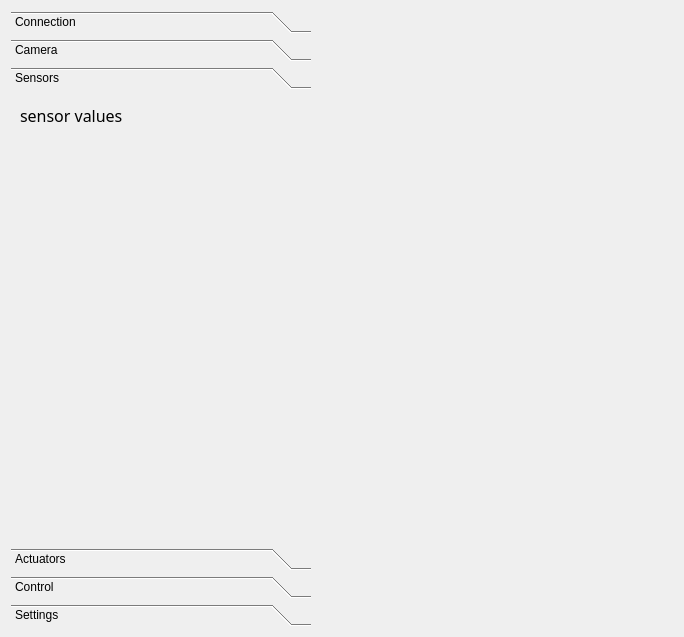
<?xml version="1.0" encoding="UTF-8"?>
<ui version="4.0">
 <class>ClientWindow</class>
 <widget class="QWidget" name="ClientWindow">
  <property name="geometry">
   <rect>
    <x>0</x>
    <y>0</y>
    <width>684</width>
    <height>637</height>
   </rect>
  </property>
  <property name="windowTitle">
   <string>OctoMY™ - Hub Client</string>
  </property>
  <layout class="QGridLayout" name="gridLayout_2">
   <item row="0" column="0">
    <widget class="QToolBox" name="toolBox">
     <property name="sizePolicy">
      <sizepolicy hsizetype="Minimum" vsizetype="Minimum">
       <horstretch>0</horstretch>
       <verstretch>0</verstretch>
      </sizepolicy>
     </property>
     <property name="maximumSize">
      <size>
       <width>300</width>
       <height>16777215</height>
      </size>
     </property>
     <property name="currentIndex">
      <number>2</number>
     </property>
     <widget class="QWidget" name="pageConnection">
      <property name="geometry">
       <rect>
        <x>0</x>
        <y>0</y>
        <width>139</width>
        <height>41</height>
       </rect>
      </property>
      <attribute name="icon">
       <iconset>
        <normalon>:/icons/connection.svg</normalon>
       </iconset>
      </attribute>
      <attribute name="label">
       <string>Connection</string>
      </attribute>
      <layout class="QVBoxLayout" name="verticalLayout_6">
       <item>
        <widget class="QLabel" name="labelConnectionStatus">
         <property name="text">
          <string>connection status</string>
         </property>
        </widget>
       </item>
       <item>
        <spacer name="verticalSpacer_4">
         <property name="orientation">
          <enum>Qt::Vertical</enum>
         </property>
         <property name="sizeHint" stdset="0">
          <size>
           <width>20</width>
           <height>528</height>
          </size>
         </property>
        </spacer>
       </item>
      </layout>
     </widget>
     <widget class="QWidget" name="pageCamera">
      <property name="geometry">
       <rect>
        <x>0</x>
        <y>0</y>
        <width>244</width>
        <height>231</height>
       </rect>
      </property>
      <attribute name="icon">
       <iconset>
        <normalon>:/icons/eye.svg</normalon>
       </iconset>
      </attribute>
      <attribute name="label">
       <string>Camera</string>
      </attribute>
      <layout class="QVBoxLayout" name="verticalLayout_2">
       <item>
        <layout class="QHBoxLayout" name="horizontalLayout_2">
         <item>
          <widget class="QLabel" name="label_6">
           <property name="text">
            <string>Enabled:</string>
           </property>
          </widget>
         </item>
         <item>
          <widget class="TryToggle" name="widgetTryToggleCamera" native="true">
           <property name="sizePolicy">
            <sizepolicy hsizetype="Minimum" vsizetype="Minimum">
             <horstretch>0</horstretch>
             <verstretch>0</verstretch>
            </sizepolicy>
           </property>
           <property name="minimumSize">
            <size>
             <width>30</width>
             <height>0</height>
            </size>
           </property>
          </widget>
         </item>
        </layout>
       </item>
       <item>
        <layout class="QHBoxLayout" name="horizontalLayout_6">
         <item>
          <widget class="QLabel" name="label_5">
           <property name="sizePolicy">
            <sizepolicy hsizetype="Minimum" vsizetype="Minimum">
             <horstretch>0</horstretch>
             <verstretch>0</verstretch>
            </sizepolicy>
           </property>
           <property name="text">
            <string>Resolution:</string>
           </property>
           <property name="alignment">
            <set>Qt::AlignRight|Qt::AlignTrailing|Qt::AlignVCenter</set>
           </property>
          </widget>
         </item>
         <item>
          <widget class="QComboBox" name="comboBoxCameraResolutions">
           <property name="sizePolicy">
            <sizepolicy hsizetype="Expanding" vsizetype="Minimum">
             <horstretch>0</horstretch>
             <verstretch>0</verstretch>
            </sizepolicy>
           </property>
          </widget>
         </item>
        </layout>
       </item>
       <item>
        <layout class="QHBoxLayout" name="horizontalLayout_27">
         <item>
          <widget class="QLabel" name="label_3">
           <property name="sizePolicy">
            <sizepolicy hsizetype="Minimum" vsizetype="Minimum">
             <horstretch>0</horstretch>
             <verstretch>0</verstretch>
            </sizepolicy>
           </property>
           <property name="text">
            <string>Quality:</string>
           </property>
           <property name="alignment">
            <set>Qt::AlignRight|Qt::AlignTrailing|Qt::AlignVCenter</set>
           </property>
          </widget>
         </item>
         <item>
          <widget class="QSlider" name="img_compression_Slider">
           <property name="sizePolicy">
            <sizepolicy hsizetype="Expanding" vsizetype="Minimum">
             <horstretch>0</horstretch>
             <verstretch>0</verstretch>
            </sizepolicy>
           </property>
           <property name="mouseTracking">
            <bool>false</bool>
           </property>
           <property name="maximum">
            <number>100</number>
           </property>
           <property name="singleStep">
            <number>10</number>
           </property>
           <property name="pageStep">
            <number>10</number>
           </property>
           <property name="value">
            <number>75</number>
           </property>
           <property name="sliderPosition">
            <number>75</number>
           </property>
           <property name="tracking">
            <bool>true</bool>
           </property>
           <property name="orientation">
            <enum>Qt::Horizontal</enum>
           </property>
           <property name="invertedAppearance">
            <bool>false</bool>
           </property>
           <property name="tickPosition">
            <enum>QSlider::TicksBelow</enum>
           </property>
           <property name="tickInterval">
            <number>10</number>
           </property>
          </widget>
         </item>
         <item>
          <widget class="QLabel" name="compr_rate_label">
           <property name="sizePolicy">
            <sizepolicy hsizetype="Minimum" vsizetype="Minimum">
             <horstretch>0</horstretch>
             <verstretch>0</verstretch>
            </sizepolicy>
           </property>
           <property name="maximumSize">
            <size>
             <width>30</width>
             <height>16777215</height>
            </size>
           </property>
           <property name="text">
            <string>75</string>
           </property>
          </widget>
         </item>
        </layout>
       </item>
       <item>
        <layout class="QHBoxLayout" name="horizontalLayout_11">
         <item>
          <widget class="QLabel" name="label_10">
           <property name="sizePolicy">
            <sizepolicy hsizetype="Minimum" vsizetype="Minimum">
             <horstretch>0</horstretch>
             <verstretch>0</verstretch>
            </sizepolicy>
           </property>
           <property name="frameShape">
            <enum>QFrame::NoFrame</enum>
           </property>
           <property name="frameShadow">
            <enum>QFrame::Plain</enum>
           </property>
           <property name="text">
            <string>FPS:</string>
           </property>
          </widget>
         </item>
         <item>
          <widget class="QLabel" name="fps_label">
           <property name="sizePolicy">
            <sizepolicy hsizetype="Expanding" vsizetype="Minimum">
             <horstretch>0</horstretch>
             <verstretch>0</verstretch>
            </sizepolicy>
           </property>
           <property name="text">
            <string>0</string>
           </property>
           <property name="alignment">
            <set>Qt::AlignCenter</set>
           </property>
          </widget>
         </item>
         <item>
          <widget class="QLabel" name="label_9">
           <property name="sizePolicy">
            <sizepolicy hsizetype="Minimum" vsizetype="Minimum">
             <horstretch>0</horstretch>
             <verstretch>0</verstretch>
            </sizepolicy>
           </property>
           <property name="text">
            <string>Bytes:</string>
           </property>
          </widget>
         </item>
         <item>
          <widget class="QLabel" name="size_image_label">
           <property name="sizePolicy">
            <sizepolicy hsizetype="Expanding" vsizetype="Minimum">
             <horstretch>0</horstretch>
             <verstretch>0</verstretch>
            </sizepolicy>
           </property>
           <property name="text">
            <string>0</string>
           </property>
           <property name="alignment">
            <set>Qt::AlignCenter</set>
           </property>
          </widget>
         </item>
         <item>
          <widget class="QCheckBox" name="checkBoxSave">
           <property name="text">
            <string>Save</string>
           </property>
          </widget>
         </item>
        </layout>
       </item>
       <item>
        <layout class="QHBoxLayout" name="horizontalLayout_28">
         <item>
          <widget class="QCheckBox" name="ima_resize_checkBox">
           <property name="sizePolicy">
            <sizepolicy hsizetype="Minimum" vsizetype="Minimum">
             <horstretch>0</horstretch>
             <verstretch>0</verstretch>
            </sizepolicy>
           </property>
           <property name="text">
            <string>Resize to</string>
           </property>
           <property name="checked">
            <bool>false</bool>
           </property>
          </widget>
         </item>
         <item>
          <widget class="QLineEdit" name="ima_width_lineEdit">
           <property name="enabled">
            <bool>true</bool>
           </property>
           <property name="sizePolicy">
            <sizepolicy hsizetype="Minimum" vsizetype="Minimum">
             <horstretch>0</horstretch>
             <verstretch>0</verstretch>
            </sizepolicy>
           </property>
           <property name="maximumSize">
            <size>
             <width>50</width>
             <height>16777215</height>
            </size>
           </property>
           <property name="text">
            <string>80</string>
           </property>
           <property name="maxLength">
            <number>6</number>
           </property>
          </widget>
         </item>
         <item>
          <widget class="QLabel" name="ima_height_label">
           <property name="sizePolicy">
            <sizepolicy hsizetype="Minimum" vsizetype="Minimum">
             <horstretch>0</horstretch>
             <verstretch>0</verstretch>
            </sizepolicy>
           </property>
           <property name="text">
            <string>x</string>
           </property>
          </widget>
         </item>
         <item>
          <widget class="QLineEdit" name="ima_height_lineEdit">
           <property name="enabled">
            <bool>true</bool>
           </property>
           <property name="sizePolicy">
            <sizepolicy hsizetype="Minimum" vsizetype="Minimum">
             <horstretch>0</horstretch>
             <verstretch>0</verstretch>
            </sizepolicy>
           </property>
           <property name="maximumSize">
            <size>
             <width>50</width>
             <height>16777215</height>
            </size>
           </property>
           <property name="text">
            <string>64</string>
           </property>
           <property name="maxLength">
            <number>6</number>
           </property>
          </widget>
         </item>
         <item>
          <spacer name="horizontalSpacer_2">
           <property name="orientation">
            <enum>Qt::Horizontal</enum>
           </property>
           <property name="sizeHint" stdset="0">
            <size>
             <width>40</width>
             <height>20</height>
            </size>
           </property>
          </spacer>
         </item>
        </layout>
       </item>
       <item>
        <layout class="QHBoxLayout" name="horizontalLayout_22">
         <item>
          <widget class="QRadioButton" name="ima_color_radioButton">
           <property name="sizePolicy">
            <sizepolicy hsizetype="Minimum" vsizetype="Minimum">
             <horstretch>0</horstretch>
             <verstretch>0</verstretch>
            </sizepolicy>
           </property>
           <property name="text">
            <string>RGB</string>
           </property>
           <property name="checked">
            <bool>true</bool>
           </property>
          </widget>
         </item>
         <item>
          <widget class="QRadioButton" name="ima_gray_radioButton">
           <property name="sizePolicy">
            <sizepolicy hsizetype="Minimum" vsizetype="Minimum">
             <horstretch>0</horstretch>
             <verstretch>0</verstretch>
            </sizepolicy>
           </property>
           <property name="text">
            <string>Grayscale</string>
           </property>
          </widget>
         </item>
        </layout>
       </item>
       <item>
        <widget class="TryToggle" name="widgetTryToggleSnapshot" native="true">
         <property name="sizePolicy">
          <sizepolicy hsizetype="Minimum" vsizetype="Minimum">
           <horstretch>0</horstretch>
           <verstretch>0</verstretch>
          </sizepolicy>
         </property>
         <property name="minimumSize">
          <size>
           <width>30</width>
           <height>0</height>
          </size>
         </property>
        </widget>
       </item>
       <item>
        <spacer name="verticalSpacer_3">
         <property name="orientation">
          <enum>Qt::Vertical</enum>
         </property>
         <property name="sizeHint" stdset="0">
          <size>
           <width>20</width>
           <height>40</height>
          </size>
         </property>
        </spacer>
       </item>
      </layout>
     </widget>
     <widget class="QWidget" name="pageSensors">
      <property name="geometry">
       <rect>
        <x>0</x>
        <y>0</y>
        <width>300</width>
        <height>433</height>
       </rect>
      </property>
      <attribute name="icon">
       <iconset>
        <normalon>:/icons/sensor.svg</normalon>
       </iconset>
      </attribute>
      <attribute name="label">
       <string>Sensors</string>
      </attribute>
      <layout class="QVBoxLayout" name="verticalLayout_3">
       <item>
        <widget class="QLabel" name="labelSensors">
         <property name="sizePolicy">
          <sizepolicy hsizetype="Expanding" vsizetype="Expanding">
           <horstretch>0</horstretch>
           <verstretch>0</verstretch>
          </sizepolicy>
         </property>
         <property name="minimumSize">
          <size>
           <width>0</width>
           <height>0</height>
          </size>
         </property>
         <property name="font">
          <font>
           <family>Optima</family>
           <pointsize>12</pointsize>
           <weight>50</weight>
           <bold>false</bold>
          </font>
         </property>
         <property name="text">
          <string>sensor values</string>
         </property>
         <property name="alignment">
          <set>Qt::AlignLeading|Qt::AlignLeft|Qt::AlignTop</set>
         </property>
        </widget>
       </item>
      </layout>
     </widget>
     <widget class="QWidget" name="pageIOIO">
      <property name="geometry">
       <rect>
        <x>0</x>
        <y>0</y>
        <width>232</width>
        <height>67</height>
       </rect>
      </property>
      <attribute name="icon">
       <iconset>
        <normalon>:/icons/servo.svg</normalon>
       </iconset>
      </attribute>
      <attribute name="label">
       <string>Actuators</string>
      </attribute>
      <layout class="QVBoxLayout" name="verticalLayout">
       <item>
        <layout class="QHBoxLayout" name="horizontalLayout_20">
         <item>
          <widget class="QRadioButton" name="rc_radioButton">
           <property name="text">
            <string>RC </string>
           </property>
          </widget>
         </item>
         <item>
          <widget class="QRadioButton" name="explore_radioButton">
           <property name="minimumSize">
            <size>
             <width>60</width>
             <height>0</height>
            </size>
           </property>
           <property name="text">
            <string>Explore</string>
           </property>
          </widget>
         </item>
         <item>
          <widget class="QCheckBox" name="ioio_inv_checkBox">
           <property name="sizePolicy">
            <sizepolicy hsizetype="Minimum" vsizetype="Minimum">
             <horstretch>0</horstretch>
             <verstretch>0</verstretch>
            </sizepolicy>
           </property>
           <property name="text">
            <string>Inverted</string>
           </property>
           <property name="checked">
            <bool>true</bool>
           </property>
          </widget>
         </item>
        </layout>
       </item>
       <item>
        <widget class="QLabel" name="ioio_values_label">
         <property name="sizePolicy">
          <sizepolicy hsizetype="Expanding" vsizetype="Expanding">
           <horstretch>0</horstretch>
           <verstretch>0</verstretch>
          </sizepolicy>
         </property>
         <property name="minimumSize">
          <size>
           <width>0</width>
           <height>0</height>
          </size>
         </property>
         <property name="maximumSize">
          <size>
           <width>1000</width>
           <height>1000</height>
          </size>
         </property>
         <property name="font">
          <font>
           <family>Optima</family>
           <pointsize>12</pointsize>
          </font>
         </property>
         <property name="text">
          <string>ioio values</string>
         </property>
         <property name="alignment">
          <set>Qt::AlignLeading|Qt::AlignLeft|Qt::AlignTop</set>
         </property>
        </widget>
       </item>
      </layout>
     </widget>
     <widget class="QWidget" name="pageControl">
      <property name="geometry">
       <rect>
        <x>0</x>
        <y>0</y>
        <width>224</width>
        <height>352</height>
       </rect>
      </property>
      <attribute name="icon">
       <iconset>
        <normalon>:/icons/arrow_right.svg</normalon>
       </iconset>
      </attribute>
      <attribute name="label">
       <string>Control</string>
      </attribute>
      <layout class="QVBoxLayout" name="verticalLayout_4">
       <item>
        <widget class="QLabel" name="ioio_label_2">
         <property name="sizePolicy">
          <sizepolicy hsizetype="Minimum" vsizetype="Minimum">
           <horstretch>0</horstretch>
           <verstretch>0</verstretch>
          </sizepolicy>
         </property>
         <property name="font">
          <font>
           <pointsize>12</pointsize>
          </font>
         </property>
         <property name="text">
          <string>Commands</string>
         </property>
         <property name="alignment">
          <set>Qt::AlignCenter</set>
         </property>
        </widget>
       </item>
       <item>
        <layout class="QGridLayout" name="gridLayout">
         <item row="0" column="2">
          <widget class="QLabel" name="up_label">
           <property name="sizePolicy">
            <sizepolicy hsizetype="Minimum" vsizetype="Minimum">
             <horstretch>0</horstretch>
             <verstretch>0</verstretch>
            </sizepolicy>
           </property>
           <property name="layoutDirection">
            <enum>Qt::LeftToRight</enum>
           </property>
           <property name="text">
            <string>FORWARD</string>
           </property>
           <property name="alignment">
            <set>Qt::AlignCenter</set>
           </property>
          </widget>
         </item>
         <item row="1" column="1">
          <widget class="QLabel" name="left_label">
           <property name="sizePolicy">
            <sizepolicy hsizetype="Minimum" vsizetype="Minimum">
             <horstretch>0</horstretch>
             <verstretch>0</verstretch>
            </sizepolicy>
           </property>
           <property name="layoutDirection">
            <enum>Qt::LeftToRight</enum>
           </property>
           <property name="text">
            <string>LEFT</string>
           </property>
           <property name="alignment">
            <set>Qt::AlignCenter</set>
           </property>
          </widget>
         </item>
         <item row="3" column="1" colspan="3">
          <widget class="QProgressBar" name="servo_progressBar">
           <property name="sizePolicy">
            <sizepolicy hsizetype="Minimum" vsizetype="Minimum">
             <horstretch>0</horstretch>
             <verstretch>0</verstretch>
            </sizepolicy>
           </property>
           <property name="minimum">
            <number>1000</number>
           </property>
           <property name="maximum">
            <number>2000</number>
           </property>
           <property name="value">
            <number>1500</number>
           </property>
           <property name="textVisible">
            <bool>false</bool>
           </property>
          </widget>
         </item>
         <item row="0" column="0" rowspan="4">
          <widget class="QProgressBar" name="motor_progressBar">
           <property name="sizePolicy">
            <sizepolicy hsizetype="Minimum" vsizetype="Minimum">
             <horstretch>0</horstretch>
             <verstretch>0</verstretch>
            </sizepolicy>
           </property>
           <property name="minimum">
            <number>1000</number>
           </property>
           <property name="maximum">
            <number>2000</number>
           </property>
           <property name="value">
            <number>1500</number>
           </property>
           <property name="orientation">
            <enum>Qt::Vertical</enum>
           </property>
          </widget>
         </item>
         <item row="2" column="2">
          <widget class="QLabel" name="down_label">
           <property name="sizePolicy">
            <sizepolicy hsizetype="Minimum" vsizetype="Minimum">
             <horstretch>0</horstretch>
             <verstretch>0</verstretch>
            </sizepolicy>
           </property>
           <property name="layoutDirection">
            <enum>Qt::LeftToRight</enum>
           </property>
           <property name="text">
            <string>BACKWARD</string>
           </property>
           <property name="alignment">
            <set>Qt::AlignCenter</set>
           </property>
          </widget>
         </item>
         <item row="1" column="3">
          <widget class="QLabel" name="right_label">
           <property name="sizePolicy">
            <sizepolicy hsizetype="Minimum" vsizetype="Minimum">
             <horstretch>0</horstretch>
             <verstretch>0</verstretch>
            </sizepolicy>
           </property>
           <property name="layoutDirection">
            <enum>Qt::LeftToRight</enum>
           </property>
           <property name="text">
            <string>RIGHT</string>
           </property>
           <property name="alignment">
            <set>Qt::AlignCenter</set>
           </property>
          </widget>
         </item>
        </layout>
       </item>
       <item>
        <widget class="CompasWidget" name="widgetCompas" native="true">
         <property name="minimumSize">
          <size>
           <width>0</width>
           <height>200</height>
          </size>
         </property>
        </widget>
       </item>
       <item>
        <spacer name="verticalSpacer">
         <property name="orientation">
          <enum>Qt::Vertical</enum>
         </property>
         <property name="sizeHint" stdset="0">
          <size>
           <width>20</width>
           <height>249</height>
          </size>
         </property>
        </spacer>
       </item>
      </layout>
     </widget>
     <widget class="QWidget" name="pageSettings">
      <property name="geometry">
       <rect>
        <x>0</x>
        <y>0</y>
        <width>184</width>
        <height>177</height>
       </rect>
      </property>
      <attribute name="icon">
       <iconset>
        <normalon>:/icons/settings.svg</normalon>
       </iconset>
      </attribute>
      <attribute name="label">
       <string>Settings</string>
      </attribute>
      <layout class="QVBoxLayout" name="verticalLayout_5">
       <item>
        <layout class="QGridLayout" name="gridLayout_3">
         <item row="3" column="1">
          <widget class="QLineEdit" name="step_motor_lineEdit">
           <property name="sizePolicy">
            <sizepolicy hsizetype="Expanding" vsizetype="Minimum">
             <horstretch>0</horstretch>
             <verstretch>0</verstretch>
            </sizepolicy>
           </property>
           <property name="maximumSize">
            <size>
             <width>50</width>
             <height>16777215</height>
            </size>
           </property>
           <property name="text">
            <string>50</string>
           </property>
          </widget>
         </item>
         <item row="1" column="0">
          <widget class="QLabel" name="label_17">
           <property name="sizePolicy">
            <sizepolicy hsizetype="Minimum" vsizetype="Minimum">
             <horstretch>0</horstretch>
             <verstretch>0</verstretch>
            </sizepolicy>
           </property>
           <property name="text">
            <string>Min</string>
           </property>
           <property name="alignment">
            <set>Qt::AlignRight|Qt::AlignTrailing|Qt::AlignVCenter</set>
           </property>
          </widget>
         </item>
         <item row="2" column="0">
          <widget class="QLabel" name="label_23">
           <property name="sizePolicy">
            <sizepolicy hsizetype="Minimum" vsizetype="Minimum">
             <horstretch>0</horstretch>
             <verstretch>0</verstretch>
            </sizepolicy>
           </property>
           <property name="text">
            <string>Max</string>
           </property>
           <property name="alignment">
            <set>Qt::AlignRight|Qt::AlignTrailing|Qt::AlignVCenter</set>
           </property>
          </widget>
         </item>
         <item row="4" column="0">
          <widget class="QLabel" name="label_28">
           <property name="sizePolicy">
            <sizepolicy hsizetype="Minimum" vsizetype="Minimum">
             <horstretch>0</horstretch>
             <verstretch>0</verstretch>
            </sizepolicy>
           </property>
           <property name="text">
            <string>Default</string>
           </property>
           <property name="alignment">
            <set>Qt::AlignRight|Qt::AlignTrailing|Qt::AlignVCenter</set>
           </property>
          </widget>
         </item>
         <item row="2" column="1">
          <widget class="QLineEdit" name="motor_max_lineEdit">
           <property name="sizePolicy">
            <sizepolicy hsizetype="Expanding" vsizetype="Minimum">
             <horstretch>0</horstretch>
             <verstretch>0</verstretch>
            </sizepolicy>
           </property>
           <property name="maximumSize">
            <size>
             <width>50</width>
             <height>16777215</height>
            </size>
           </property>
           <property name="text">
            <string>1600</string>
           </property>
          </widget>
         </item>
         <item row="1" column="1">
          <widget class="QLineEdit" name="motor_min_lineEdit">
           <property name="sizePolicy">
            <sizepolicy hsizetype="Expanding" vsizetype="Minimum">
             <horstretch>0</horstretch>
             <verstretch>0</verstretch>
            </sizepolicy>
           </property>
           <property name="maximumSize">
            <size>
             <width>50</width>
             <height>16777215</height>
            </size>
           </property>
           <property name="text">
            <string>1300</string>
           </property>
          </widget>
         </item>
         <item row="3" column="0">
          <widget class="QLabel" name="label_30">
           <property name="sizePolicy">
            <sizepolicy hsizetype="Minimum" vsizetype="Minimum">
             <horstretch>0</horstretch>
             <verstretch>0</verstretch>
            </sizepolicy>
           </property>
           <property name="text">
            <string>Step</string>
           </property>
           <property name="alignment">
            <set>Qt::AlignRight|Qt::AlignTrailing|Qt::AlignVCenter</set>
           </property>
          </widget>
         </item>
         <item row="1" column="2">
          <widget class="QLineEdit" name="servo_min_lineEdit">
           <property name="sizePolicy">
            <sizepolicy hsizetype="Expanding" vsizetype="Minimum">
             <horstretch>0</horstretch>
             <verstretch>0</verstretch>
            </sizepolicy>
           </property>
           <property name="maximumSize">
            <size>
             <width>50</width>
             <height>16777215</height>
            </size>
           </property>
           <property name="text">
            <string>1000</string>
           </property>
          </widget>
         </item>
         <item row="0" column="2">
          <widget class="QLabel" name="label_16">
           <property name="font">
            <font>
             <pointsize>12</pointsize>
            </font>
           </property>
           <property name="text">
            <string>Servo</string>
           </property>
           <property name="alignment">
            <set>Qt::AlignCenter</set>
           </property>
          </widget>
         </item>
         <item row="4" column="1">
          <widget class="QLineEdit" name="default_motor_lineEdit">
           <property name="sizePolicy">
            <sizepolicy hsizetype="Expanding" vsizetype="Minimum">
             <horstretch>0</horstretch>
             <verstretch>0</verstretch>
            </sizepolicy>
           </property>
           <property name="maximumSize">
            <size>
             <width>50</width>
             <height>16777215</height>
            </size>
           </property>
           <property name="text">
            <string>1500</string>
           </property>
          </widget>
         </item>
         <item row="2" column="2">
          <widget class="QLineEdit" name="servo_max_lineEdit">
           <property name="sizePolicy">
            <sizepolicy hsizetype="Expanding" vsizetype="Minimum">
             <horstretch>0</horstretch>
             <verstretch>0</verstretch>
            </sizepolicy>
           </property>
           <property name="maximumSize">
            <size>
             <width>50</width>
             <height>16777215</height>
            </size>
           </property>
           <property name="text">
            <string>2000</string>
           </property>
          </widget>
         </item>
         <item row="3" column="2">
          <widget class="QLineEdit" name="step_servo_lineEdit">
           <property name="sizePolicy">
            <sizepolicy hsizetype="Minimum" vsizetype="Minimum">
             <horstretch>0</horstretch>
             <verstretch>0</verstretch>
            </sizepolicy>
           </property>
           <property name="maximumSize">
            <size>
             <width>50</width>
             <height>16777215</height>
            </size>
           </property>
           <property name="text">
            <string>50</string>
           </property>
          </widget>
         </item>
         <item row="4" column="2">
          <widget class="QLineEdit" name="default_servo_lineEdit">
           <property name="sizePolicy">
            <sizepolicy hsizetype="Expanding" vsizetype="Minimum">
             <horstretch>0</horstretch>
             <verstretch>0</verstretch>
            </sizepolicy>
           </property>
           <property name="maximumSize">
            <size>
             <width>50</width>
             <height>16777215</height>
            </size>
           </property>
           <property name="text">
            <string>1500</string>
           </property>
          </widget>
         </item>
         <item row="0" column="1">
          <widget class="QLabel" name="label_15">
           <property name="font">
            <font>
             <pointsize>12</pointsize>
            </font>
           </property>
           <property name="text">
            <string>Motor</string>
           </property>
           <property name="alignment">
            <set>Qt::AlignCenter</set>
           </property>
          </widget>
         </item>
        </layout>
       </item>
       <item>
        <spacer name="verticalSpacer_2">
         <property name="orientation">
          <enum>Qt::Vertical</enum>
         </property>
         <property name="sizeHint" stdset="0">
          <size>
           <width>20</width>
           <height>571</height>
          </size>
         </property>
        </spacer>
       </item>
      </layout>
     </widget>
    </widget>
   </item>
   <item row="0" column="1">
    <widget class="QWidget" name="widget" native="true">
     <property name="sizePolicy">
      <sizepolicy hsizetype="Expanding" vsizetype="Expanding">
       <horstretch>0</horstretch>
       <verstretch>0</verstretch>
      </sizepolicy>
     </property>
    </widget>
   </item>
  </layout>
 </widget>
 <customwidgets>
  <customwidget>
   <class>TryToggle</class>
   <extends>QWidget</extends>
   <header>widgets/TryToggle.hpp</header>
   <container>1</container>
  </customwidget>
  <customwidget>
   <class>CompasWidget</class>
   <extends>QWidget</extends>
   <header>widgets/CompasWidget.hpp</header>
   <container>1</container>
  </customwidget>
 </customwidgets>
 <resources/>
 <connections/>
</ui>
